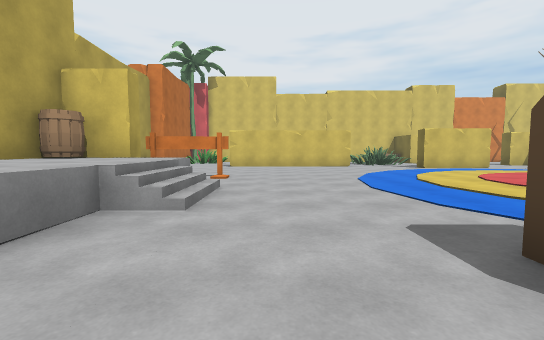
[1] (above)

17 first-person views from a walk through a Unity game level. The camera is 1.3 m above the floor, tilts 4° down and sees 90° across. The floor is counted in squares, 2 m on a side. Each view is taken from the middle of a square. On the plan, view 1 faces up. The plan holds only what a view shows up to about 9 squares ahead; the rest is blank.

[2]
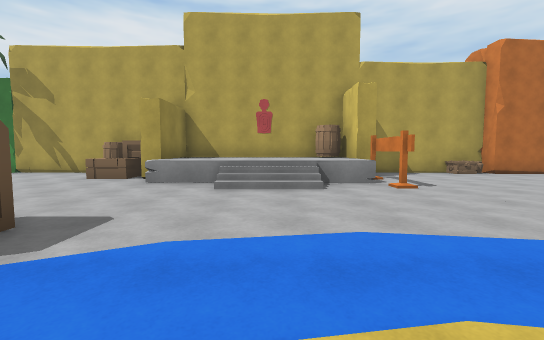

[3]
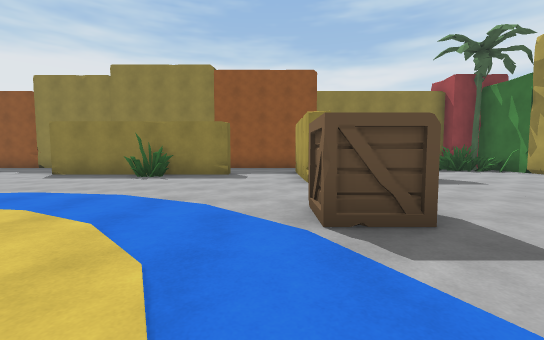

[4]
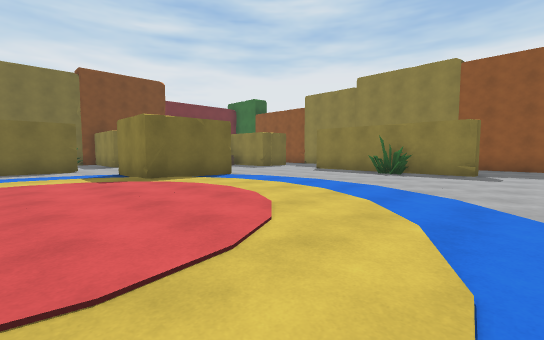

[5]
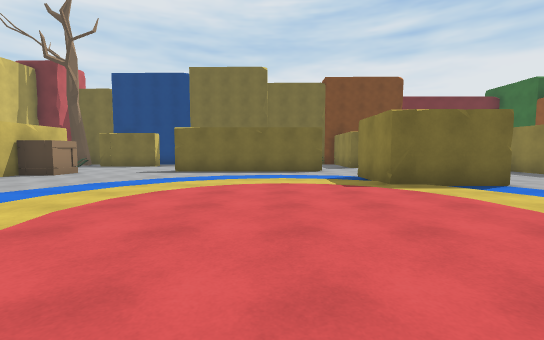

[6]
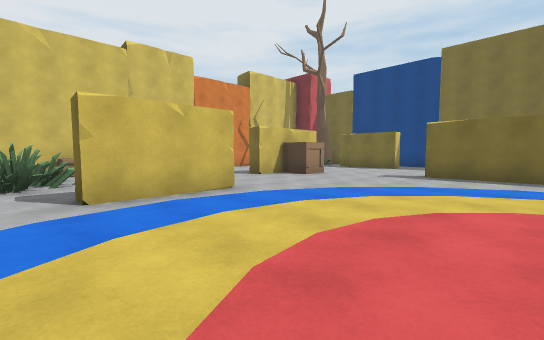

[7]
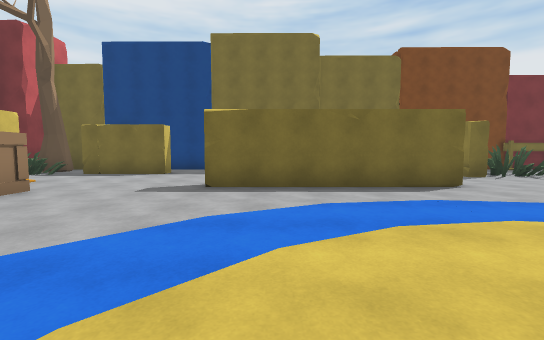

[8]
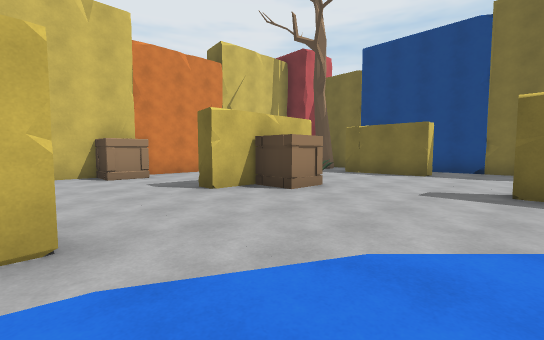

[9]
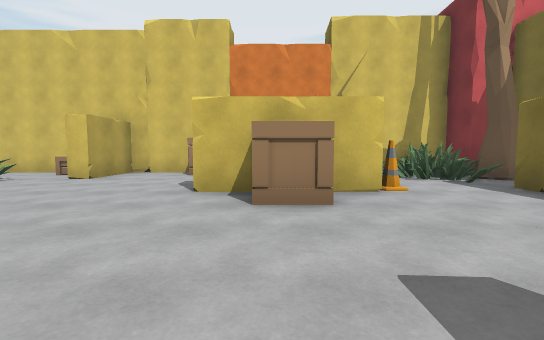

[10]
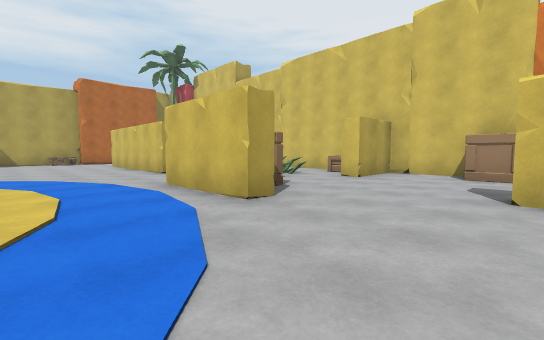

[11]
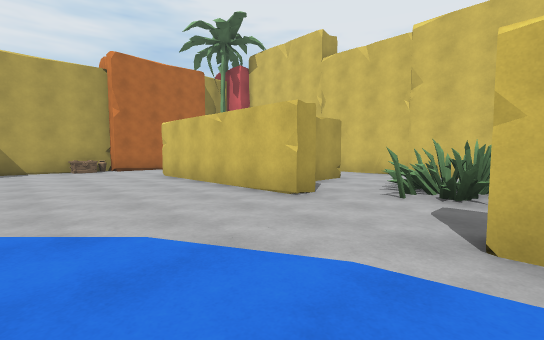

[12]
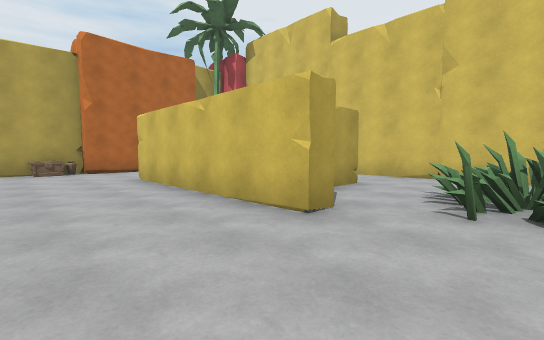

[13]
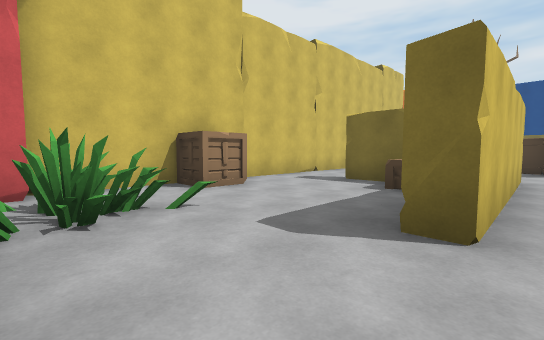

[14]
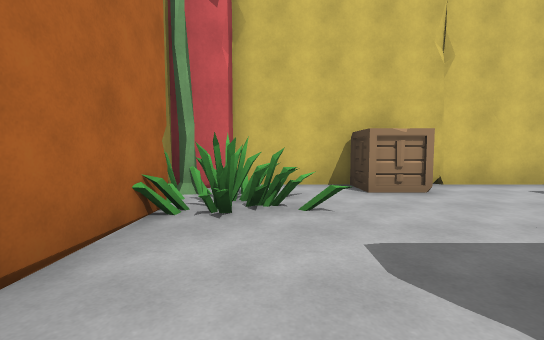

[15]
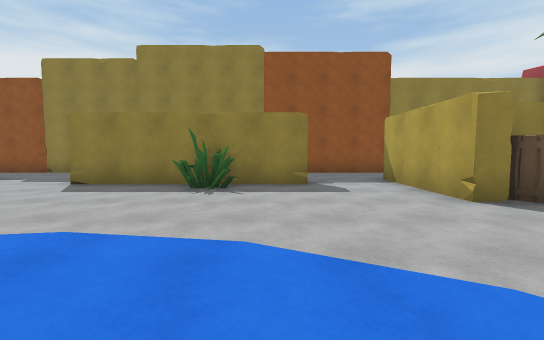

[16]
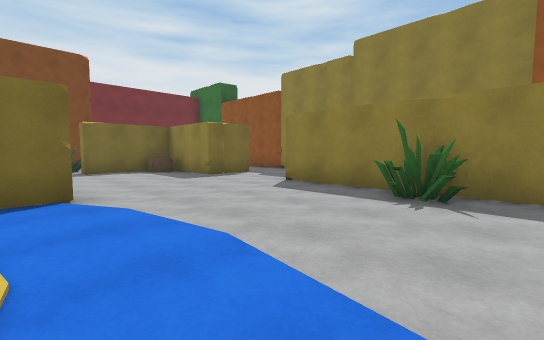

[17]
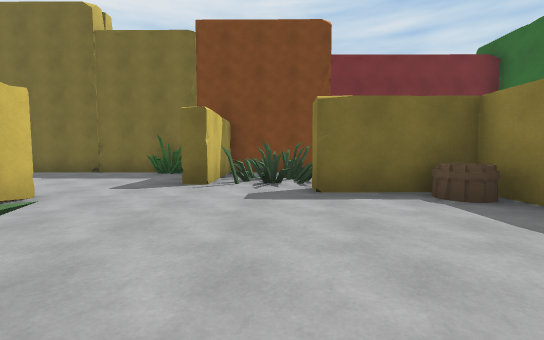

### Floor plan
Key: @ floor where view 1 was taken; # wall or solid block; . main floor; : floor 0.25 m higher than the main floor; + floor 1 m higher than the main floor; / step, stairs or slope; O other object.
Columns run from 6 left of view 1 to 19 right of it. Each row starts with its distance up from view 1.
 17   ############## OOO
 16  ##..O.......O..O..   O##
 15  #OO.......O.O.....  OOO#O
 14  ##O....O.OOO.....   .OOOO
 13  #.....OO.OOO....OOOO.OO
 12  #...##O##.O......O...O
 11  #..........OOO.......O  #
 10  OO......................#
  9  O.......................#
  8  O.................#..   #
  7  O...O......::.....#    .#
  6  #O+/......::::....#   ..#
  5  #++//.....:::::...# ....#
  4  #+++/.....:::::...#.....#
  3  # +//......:::OOO......O#
  2  # +/..........O  ....OO #
  1  #OO....O......OO....OO..#
  0  #OO..@..............OOO #
 -1  #O.................OOO. #
 -2  #.....OO...........O
 -3  #....OOO...O.....OOO
 -4  #...   O..#####..O
 -5 OOOO    ...     ...
 -6 OOOO    ...      ...
 -7   O    ####     OOO##

Where each view was taken, in squares from view 1:
view 1: 0 up, 0 right, facing up
view 2: 4 up, 4 right, facing left
view 3: 4 up, 3 right, facing down
view 4: 5 up, 3 right, facing down-right
view 5: 5 up, 4 right, facing right
view 6: 6 up, 5 right, facing up-right
view 7: 7 up, 8 right, facing right
view 8: 8 up, 8 right, facing up-right
view 9: 8 up, 12 right, facing up
view 10: 8 up, 11 right, facing up-left
view 11: 8 up, 6 right, facing up-left
view 12: 9 up, 5 right, facing up-left
view 13: 11 up, 4 left, facing up-right
view 14: 11 up, 3 left, facing up
view 15: 2 up, 5 right, facing down
view 16: 1 up, 5 right, facing down-right
view 17: 0 up, 10 right, facing right
